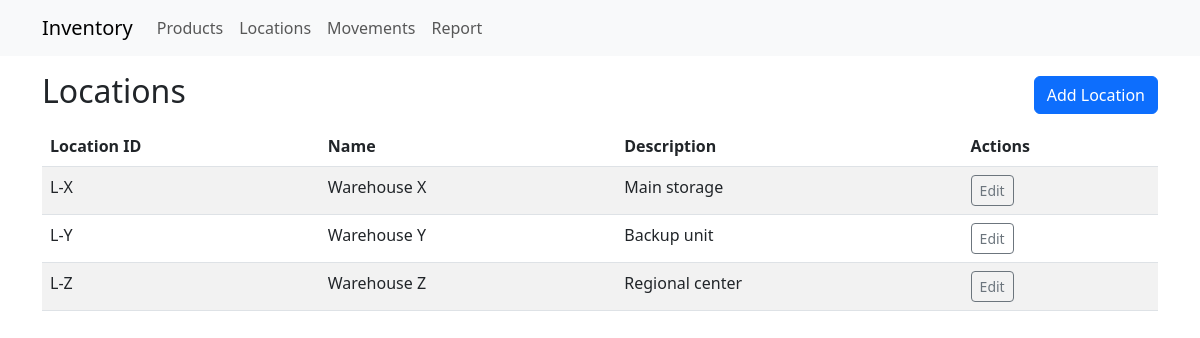
/locations, run on the app's committed database.
### app/models.py (models this page shows, shortened)
class Location(db.Model):
    __tablename__ = "location"
    location_id = db.Column(db.String, primary_key=True)
    name = db.Column(db.String(120), nullable=False)
    description = db.Column(db.Text, nullable=True)

### app/routes.py (the view)
@bp.route("/locations")
def locations():
    items = Location.query.order_by(Location.location_id).all()
    return render_template("locations.html", locations=items)

### templates/locations.html
{% extends "base.html" %}
{% block content %}
<div class="d-flex justify-content-between align-items-center mb-2">
  <h2>Locations</h2>
  <a class="btn btn-primary" href="{{ url_for('bp.add_location') }}">Add Location</a>
</div>
<table class="table table-striped">
  <thead><tr><th>Location ID</th><th>Name</th><th>Description</th><th>Actions</th></tr></thead>
  <tbody>
    {% for l in locations %}
    <tr>
      <td>{{ l.location_id }}</td>
      <td>{{ l.name }}</td>
      <td>{{ l.description or '' }}</td>
      <td>
        <a class="btn btn-sm btn-outline-secondary" href="{{ url_for('bp.edit_location', location_id=l.location_id) }}">Edit</a>
      </td>
    </tr>
    {% endfor %}
  </tbody>
</table>
{% endblock %}

### data on the page
Location: location_id "L-X", name "Warehouse X", description "Main storage"
Location: location_id "L-Y", name "Warehouse Y", description "Backup unit"
Location: location_id "L-Z", name "Warehouse Z", description "Regional center"
